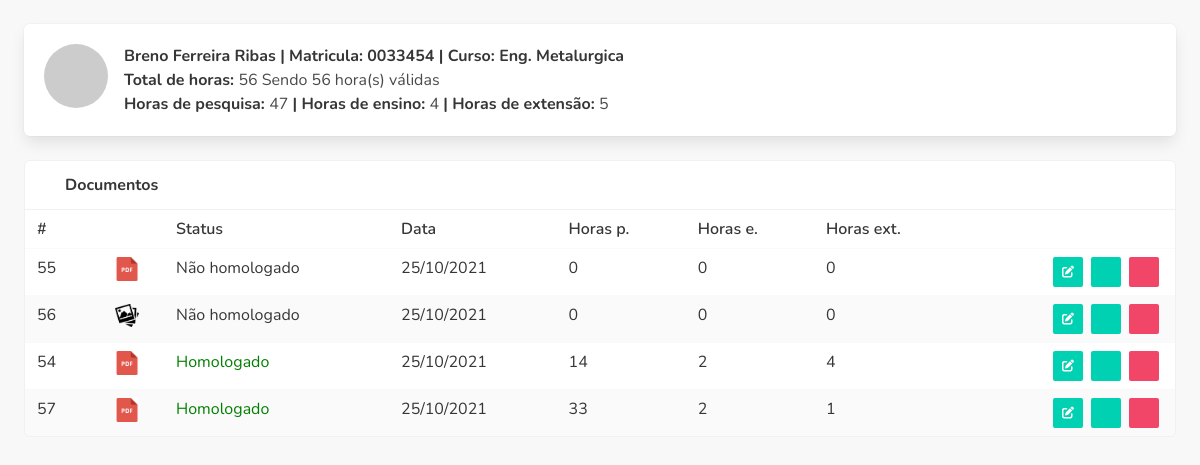
/load_aluno.php?id=1, run on the app's committed database.
### tables this page shows
CREATE TABLE `alunos` (
  `id` int(11) NOT NULL,
  `nome` varchar(255) NOT NULL,
  `matricula` varchar(255) NOT NULL,
  `curso` varchar(255) NOT NULL
);

CREATE TABLE `documentos` (
  `id` int(11) NOT NULL,
  `nome` varchar(255) NOT NULL,
  `homologado` int(11) NOT NULL DEFAULT 0,
  `id_aluno` int(11) NOT NULL,
  `tipo_atividade` int(11) NOT NULL,
  `data` datetime NOT NULL DEFAULT current_timestamp(),
  `pesquisa` int(11) NOT NULL DEFAULT 0,
  `ensino` int(11) NOT NULL DEFAULT 0,
  `extensao` int(11) NOT NULL DEFAULT 0
);

### load_aluno.php (the view, shortened to what this page needs)
<?php
include "./config/conexao.php";
$id = $_GET['id'];
$sql_aluno = $sqli->query("SELECT * FROM alunos WHERE id ='$id' ");
$row_aluno = $sql_aluno->fetch_assoc();
$nome_limpo = str_replace(" ", "-", $row_aluno['nome']);
$sql_horas = $sqli->query("SELECT SUM(pesquisa) as total_pesquisa, SUM(ensino) as total_ensino, SUM(extensao) as total_extensao FROM documentos WHERE id_aluno='$id'");
$row_horas = $sql_horas->fetch_assoc();
$horas_pesquisa = $row_horas['total_pesquisa'];
$horas_ensino = $row_horas['total_ensino'];
$horas_extensao = $row_horas['total_extensao'];
$total_horas_validas = ($horas_pesquisa - $excedente_pesquisa) + ($horas_ensino - $excedente_ensino) + ($horas_extensao - $excedente_extensao);
?>
<link rel="stylesheet" href="css/main.min.css">
<link rel="stylesheet" href="https://cdnjs.cloudflare.com/ajax/libs/font-awesome/6.0.0-beta2/css/all.min.css" />
<section class="section is-main-section">
    <div class="box">
        <article class="media">
            <div class="media-left">
                <figure class="image is-64x64">
                    <img src="https://avatars.dicebear.com/v2/initials/<?php echo $nome_limpo ?>.svg" class="is-rounded" alt="Image">
                </figure>
            </div>
            <div class="media-content">
                <div class="content">
                    <p>
                        <strong><?php echo $row_aluno['nome'] . " | Matricula: " . $row_aluno['matricula'] . " | Curso: " . $row_aluno['curso'] ?></strong>
                        <br>
                        <Strong> Total de horas: </strong> <?php echo $row_horas['total_pesquisa'] + $row_horas['total_ensino'] + $row_horas['total_extensao'] . " Sendo $total_horas_validas hora(s) válidas"; ?>
                        <br>
                        <Strong>Horas de pesquisa: </strong> <?php echo $row_horas['total_pesquisa'];
                                                                if (!empty($excedente_pesquisa)) echo " ($excedente_pesquisa hora(s) excedentes)"; ?>
                        <Strong> | Horas de ensino: </strong> <?php echo $row_horas['total_ensino'];
                                                                if (!empty($excedente_ensino)) echo " ($excedente_ensino hora(s) excedentes)"; ?>
                        <Strong> | Horas de extensão: </strong> <?php echo $row_horas['total_extensao'];
                                                                if (!empty($excedente_extensao)) echo " ($excedente_extensao hora(s) excedentes)"; ?>
                        <br>
                    </p>
                </div>
            </div>
        </article>
    </div>
    <div class="card has-table">
        <header class="card-header">
            <p class="card-header-title">
                <span class="icon"><i class="mdi mdi-file"></i></span>
                Documentos
            </p>
            <a href="#" class="card-header-icon">
                <span class="icon"><i class="mdi mdi-reload"></i></span>
            </a>
        </header>
        <div class="card-content">
            <div class="b-table has-pagination">
                <div class="table-wrapper has-mobile-cards">
                    <table class="table is-fullwidth is-striped is-hoverable is-fullwidth">
                        <thead>
                            <tr>
                                <th>#</th>
                                <th> </th>
                                <th>Status</th>
                                <th>Data</th>
                                <th>Horas p.</th>
                                <th>Horas e.</th>
                                <th>Horas ext.</th>
                                <th></th>
                            </tr>
                        </thead>
                        <tbody>
                            <tr>
                                <?php
                                $sql_documentos = $sqli->query("SELECT * FROM documentos WHERE id_aluno = '$id' ORDER BY homologado ASC");
                                while ($row_table = $sql_documentos->fetch_assoc()) {
                                    $ext = pathinfo($row_table['nome'], PATHINFO_EXTENSION);
                                ?>
                                    <td data-label=""><?php echo$row_table['id'];  ?></td>
                                    <td class="is-image-cell">
                                        <div class="image">
                                            <?php if ($ext == 'pdf') {
                                            ?>
                                                <img src="img/pdf.png">
                                            <?php } else if ($ext == 'docx') { ?>
                                                <img src="img/word.png">
                                            <?php } else { ?>
                                                <img src="img/img.png">
                                            <?php } ?>
                                        </div>
                                    </td>
                                    <td data-label="Comany"><?php if ($row_table['homologado'] == '0') echo "Não homologado";
                                                            else echo "<font color='green'> Homologado </font>";
                                                            ?></td>
                                    <td data-label=""><?php echo date("d/m/Y", strtotime($row_table['data']));
                                                        ?></td>
                                    <td data-label=""><?php echo $row_table['pesquisa'];
                                                        ?></td>
                                    <td data-label=""><?php echo $row_table['ensino'];
                                                        ?></td>
                                    <td data-label=""><?php echo $row_table['extensao'];
                                                        ?></td>
                                    <td class="is-actions-cell">
                                        <div class="buttons is-right">
                                            <button class="button is-small is-primary jb-modal" data-target="<?php echo "f" . $row_table['id'] ?>" type="button">
                                                <span class="icon"><i class="fas fa-edit"></i></span>
                                            </button>
                                            <button class="button is-small is-primary jb-modal" data-target="<?php echo "h" . $row_table['id'] ?>" type="button">
                                                <span class="icon"><i class="mdi mdi-eye"></i></span>
                                            </button>
                                            <button class="button is-small is-danger jb-modal" data-target="<?php echo $row_table['id'] ?>" type="button">
                                                <span class="icon"><i class="mdi mdi-trash-can"></i></span>
                                            </button>
                                        </div>
                                    </td>
                            </tr>
                        <?php } ?>
                        </tbody>
                    </table>
                </div>
            </div>
        </div>
    </div>
</section>
<link rel="stylesheet" href="https://cdn.materialdesignicons.com/4.9.95/css/materialdesignicons.min.css">

### data on the page
alunos: nome "Breno Ferreira Ribas", matricula "0033454", curso "Eng. Metalurgica"
documentos: id "55", homologado "Não homologado", data "25/10/2021", pesquisa "0", ensino "0", extensao "0"
documentos: id "56", homologado "Não homologado", data "25/10/2021", pesquisa "0", ensino "0", extensao "0"
documentos: id "54", homologado "Homologado", data "25/10/2021", pesquisa "14", ensino "2", extensao "4"
documentos: id "57", homologado "Homologado", data "25/10/2021", pesquisa "33", ensino "2", extensao "1"

### other printed values
$total_horas_validas "56"
$row_horas['total_pesquisa'] "47"
$row_horas['total_ensino'] "4"
$row_horas['total_extensao'] "5"
